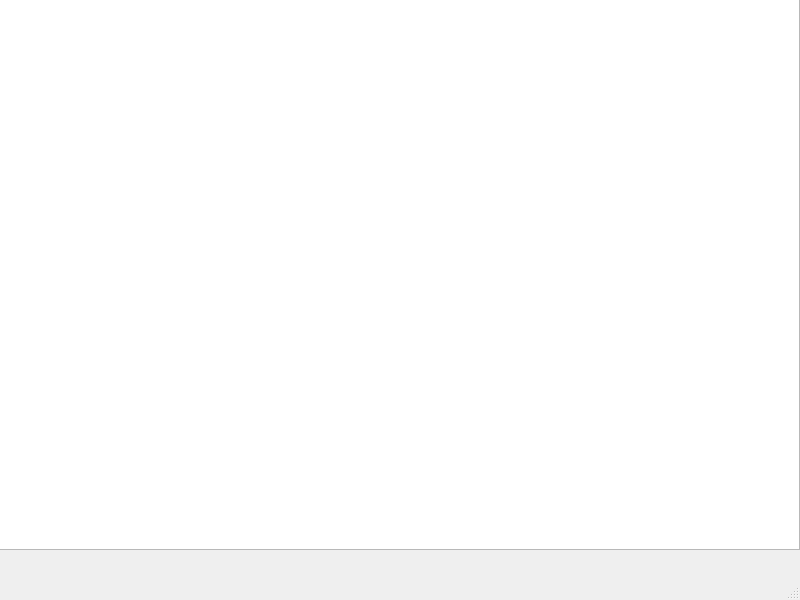
<?xml version="1.0" encoding="UTF-8"?>
<ui version="4.0">
 <class>MainWindow</class>
 <widget class="QMainWindow" name="MainWindow">
  <property name="geometry">
   <rect>
    <x>0</x>
    <y>0</y>
    <width>800</width>
    <height>600</height>
   </rect>
  </property>
  <property name="windowTitle">
   <string>MainWindow</string>
  </property>
  <widget class="QWidget" name="centralwidget">
   <property name="sizePolicy">
    <sizepolicy hsizetype="Preferred" vsizetype="Preferred">
     <horstretch>0</horstretch>
     <verstretch>0</verstretch>
    </sizepolicy>
   </property>
   <widget class="QWidget" name="horizontalLayoutWidget">
    <property name="geometry">
     <rect>
      <x>-1</x>
      <y>-1</y>
      <width>801</width>
      <height>551</height>
     </rect>
    </property>
    <layout class="QHBoxLayout" name="horizontalLayout">
     <item>
      <layout class="QVBoxLayout" name="L_Explorer"/>
     </item>
     <item>
      <layout class="QVBoxLayout" name="L_EditorTabs">
       <item>
        <widget class="QTextEdit" name="testTextEdit"/>
       </item>
      </layout>
     </item>
    </layout>
   </widget>
  </widget>
  <widget class="QMenuBar" name="menubar">
   <property name="geometry">
    <rect>
     <x>0</x>
     <y>0</y>
     <width>800</width>
     <height>22</height>
    </rect>
   </property>
  </widget>
  <widget class="QStatusBar" name="statusbar"/>
 </widget>
 <resources/>
 <connections/>
</ui>
